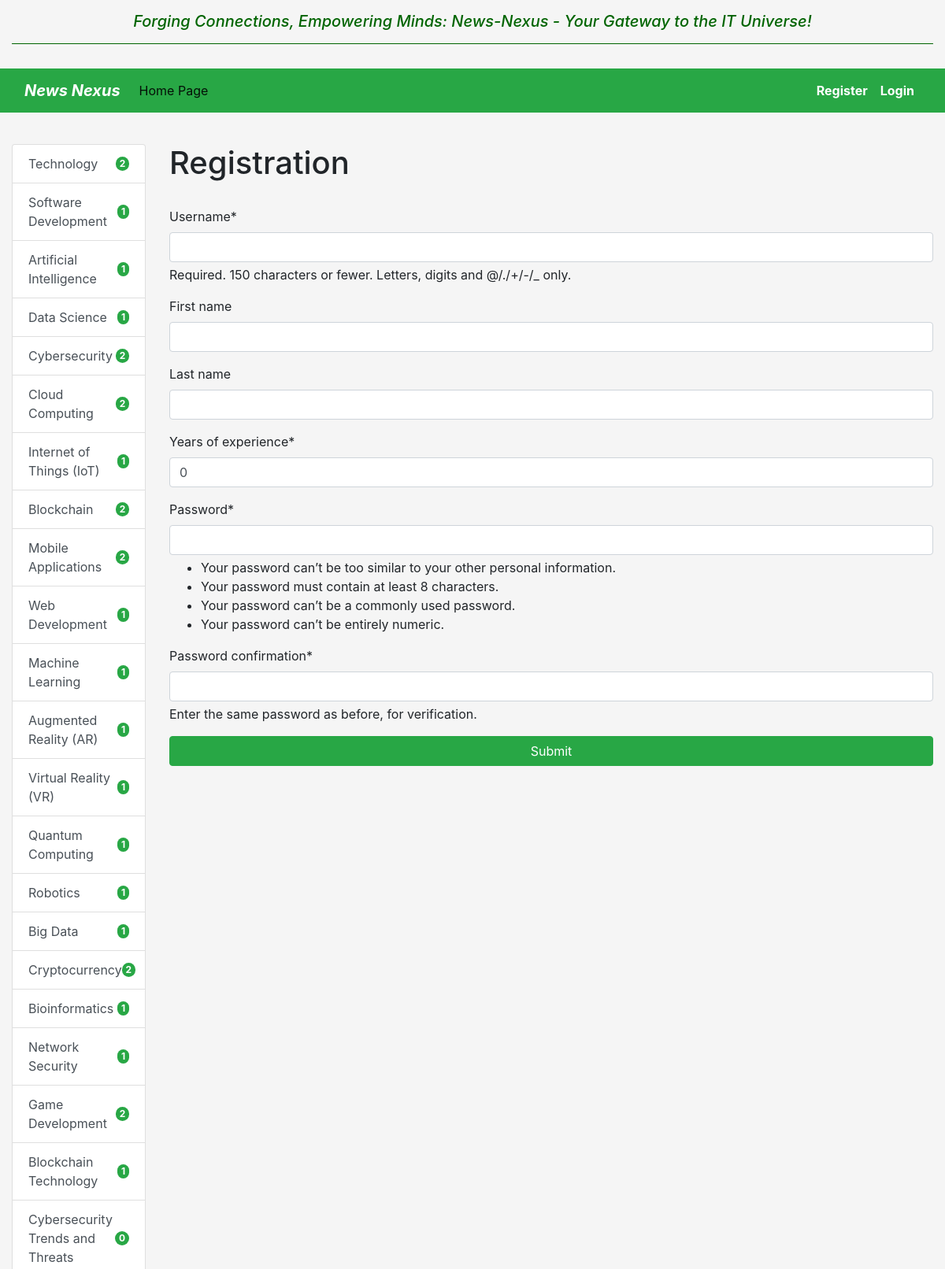
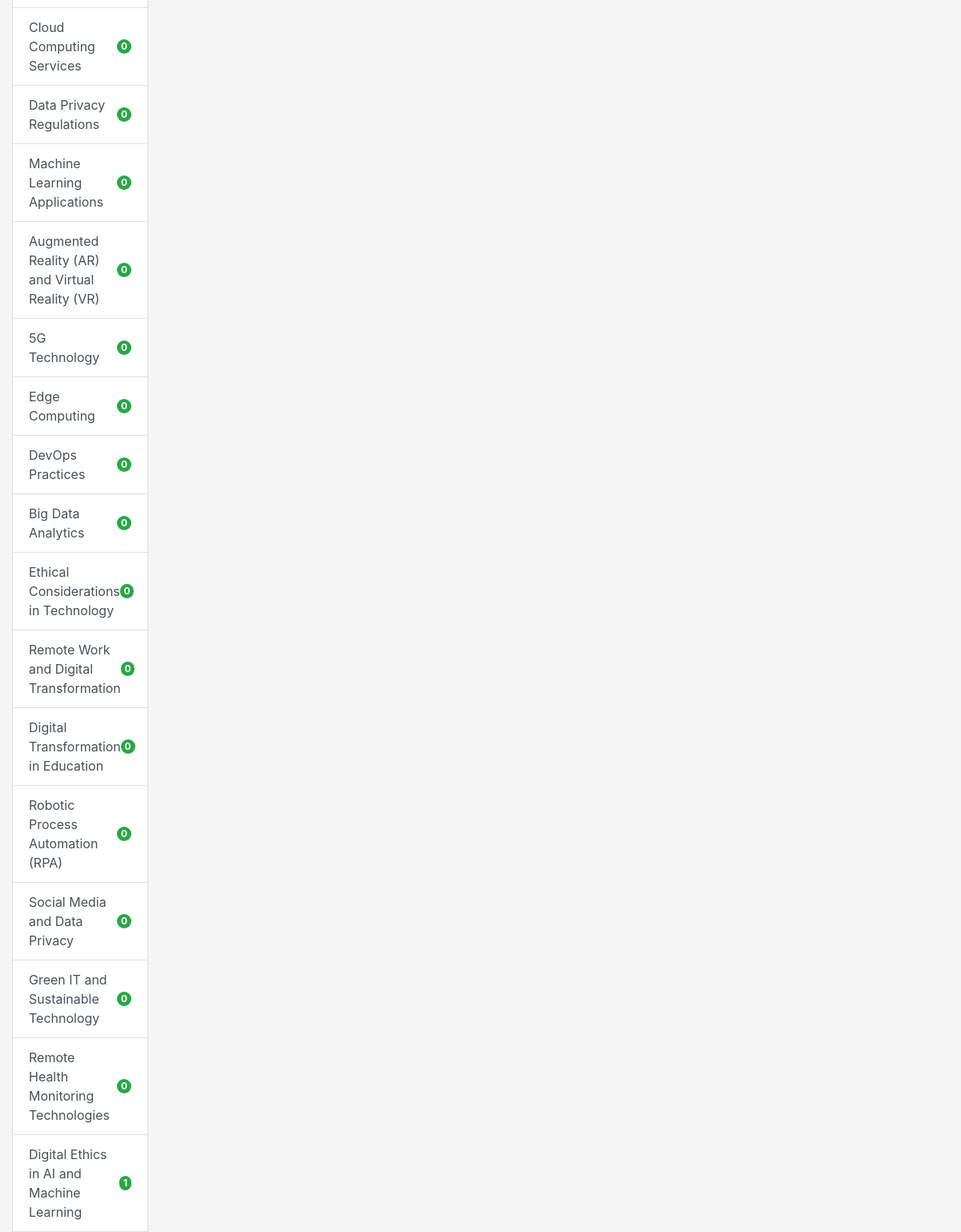
Screenshot of /register/ (upper part) with the database file from the repository (2 pictures, top to bottom).
### newspaper_agency/models.py (models this page shows, shortened)
class Topic(models.Model):
    name = models.CharField(max_length=255, unique=True, db_index=True)
    class Meta:
        ordering = ("name",)

### newspaper_agency/views.py (the view, shortened to what this page needs)
# urls.py: path("register/", UserRegisterView.as_view(), name="register"),
class UserRegisterView(View):
    def get(self, request):
        form = RedactorCreationForm()
        return render(request, "newspaper_agency/register.html", {"form": form})

### newspaper_agency/forms.py
class RedactorCreationForm(UserCreationForm):
    class Meta(UserCreationForm.Meta):
        model = Redactor
        fields = UserCreationForm.Meta.fields + (
            "first_name",
            "last_name",
            "years_of_experience",
        )

### newspaper_agency/templatetags/newspaper_tags.py (called while the page is built)
@register.inclusion_tag("newspaper_agency/topics_list.html")
def show_topics():
    topics = Topic.objects.annotate(cnt=Count("newspapers"))
    return {"topics": topics}

### newspaper_agency/templates/newspaper_agency/register.html (shortened to what this page needs)
{% extends "base.html" %}
{% load crispy_forms_filters %}
{% block sidebar %}
  {% include "includes/sidebar.html" %}
{% endblock %}
{% block content %}
  <h1>Registration</h1>
  <br>
  <form method="post">
    {{ form|crispy }}
    <button type="submit" class="btn btn-success btn-block">Submit</button>
  </form>
{% endblock %}

### newspaper_agency/templates/newspaper_agency/topics_list.html
<div class="list-group">
  {% for topic in topics %}
    <a href="{% url 'newspaper-agency:get-topic-info' pk=topic.pk %}"
       class="list-group-item list-group-item-action d-flex justify-content-between align-items-center">
      {{ topic.name }}
      {% if topic.cnt > 99 %}
        <span class="badge bg-success rounded-pill"
              style="color: white">
          99+
        </span>
      {% else %}
        <span class="badge bg-success rounded-pill"
              style="color: white">
          {{ topic.cnt }}
        </span>
      {% endif %}
    </a>
  {% endfor %}
</div>

### news_nexus/static/css/styles.css (style rules this page uses)
body { background-color: whitesmoke; }

### rows the page displays
Topic: name "Technology", cnt "2"
Topic: name "Software Development", cnt "1"
Topic: name "Artificial Intelligence", cnt "1"
Topic: name "Data Science", cnt "1"
Topic: name "Cybersecurity", cnt "2"
Topic: name "Cloud Computing", cnt "2"
Topic: name "Internet of Things (IoT)", cnt "1"
Topic: name "Blockchain", cnt "2"
Topic: name "Mobile Applications", cnt "2"
Topic: name "Web Development", cnt "1"
Topic: name "Machine Learning", cnt "1"
Topic: name "Augmented Reality (AR)", cnt "1"
Topic: name "Virtual Reality (VR)", cnt "1"
Topic: name "Quantum Computing", cnt "1"
Topic: name "Robotics", cnt "1"
Topic: name "Big Data", cnt "1"
Topic: name "Cryptocurrency", cnt "2"
Topic: name "Bioinformatics", cnt "1"
Topic: name "Network Security", cnt "1"
Topic: name "Game Development", cnt "2"
Topic: name "Blockchain Technology", cnt "1"
Topic: name "Cybersecurity Trends and Threats", cnt "0"
Topic: name "Cloud Computing Services", cnt "0"
Topic: name "Data Privacy Regulations", cnt "0"
Topic: name "Machine Learning Applications", cnt "0"
Topic: name "Augmented Reality (AR) and Virtual Reality (VR)", cnt "0"
Topic: name "5G Technology", cnt "0"
Topic: name "Edge Computing", cnt "0"
Topic: name "DevOps Practices", cnt "0"
Topic: name "Big Data Analytics", cnt "0"
Topic: name "Ethical Considerations in Technology", cnt "0"
Topic: name "Remote Work and Digital Transformation", cnt "0"
Topic: name "Digital Transformation in Education", cnt "0"
Topic: name "Robotic Process Automation (RPA)", cnt "0"
Topic: name "Social Media and Data Privacy", cnt "0"
Topic: name "Green IT and Sustainable Technology", cnt "0"
Topic: name "Remote Health Monitoring Technologies", cnt "0"
Topic: name "Digital Ethics in AI and Machine Learning", cnt "1"
